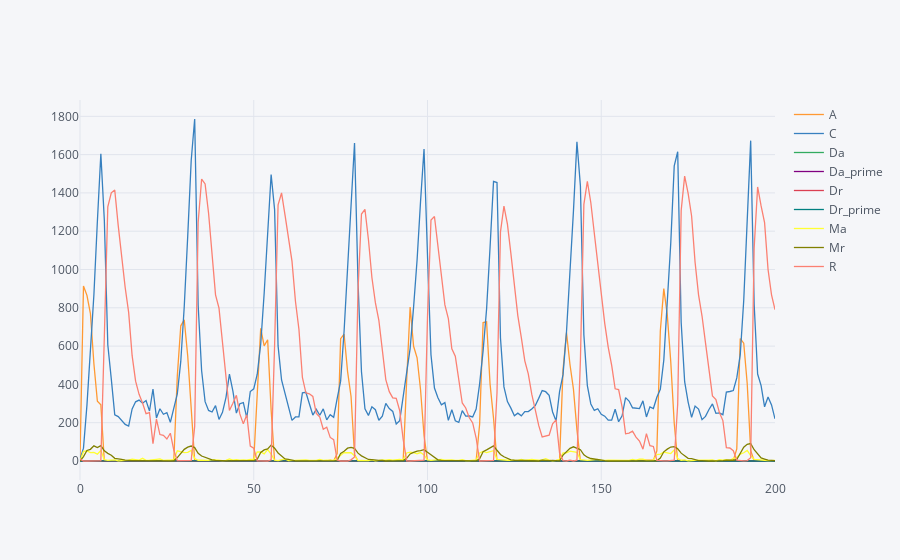

The cell this chart's notebook holds for it:
### Markdown cell above
### Plotly can be used to create interactive graphs.
 Plotly graphs can only be viewed in a Jupyter Notebook

### Code cell
from plotly.offline import init_notebook_mode, iplot
import pandas as pd
import cufflinks as cf

init_notebook_mode(connected=True)
cf.go_offline()

output_data_frame = pd.DataFrame({'A':results[0]['A'],'C': results[0]['C'],'Da': results[0]['Da'],
                                  'Da_prime': results[0]['Da_prime'],'Dr':results[0]['Dr'],
                                  'Dr_prime':results[0]['Dr_prime'],'Ma':results[0]['Ma'],
                                  'Mr':results[0]['Mr'],'R':results[0]['R']})
output_data_frame.iplot()

### Figure 1 — Plotly figure (JSON) as saved in the notebook; plotly's stock layout.template omitted (floating-point values rounded to 4 significant figures; data arrays with more than 128 entries replaced by an {"elided": "..."} marker saying what was removed)
{"data": [{"line": {"color": "rgba(255, 153, 51, 1.0)", "dash": "solid", "shape": "linear", "width": 1.3}, "mode": "lines", "name": "A", "text": "", "type": "scatter", "uid": "799de2d6-1b60-485e-b2c6-e169e4678d48", "x": {"elided": "201 int values"}, "y": {"elided": "201 int values"}}, {"line": {"color": "rgba(55, 128, 191, 1.0)", "dash": "solid", "shape": "linear", "width": 1.3}, "mode": "lines", "name": "C", "text": "", "type": "scatter", "uid": "cda6b40f-cc43-49d7-b112-fbdc4b5e3e36", "x": {"elided": "201 int values"}, "y": {"elided": "201 int values"}}, {"line": {"color": "rgba(50, 171, 96, 1.0)", "dash": "solid", "shape": "linear", "width": 1.3}, "mode": "lines", "name": "Da", "text": "", "type": "scatter", "uid": "1bd6330e-ed9a-48e7-962d-c48ef467b92b", "x": {"elided": "201 int values"}, "y": {"elided": "201 int values"}}, {"line": {"color": "rgba(128, 0, 128, 1.0)", "dash": "solid", "shape": "linear", "width": 1.3}, "mode": "lines", "name": "Da_prime", "text": "", "type": "scatter", "uid": "be9cd4cf-d0ba-4fc5-96a6-9d65c949e562", "x": {"elided": "201 int values"}, "y": {"elided": "201 int values"}}, {"line": {"color": "rgba(219, 64, 82, 1.0)", "dash": "solid", "shape": "linear", "width": 1.3}, "mode": "lines", "name": "Dr", "text": "", "type": "scatter", "uid": "ca976111-8bf3-4cde-a4f6-1305f9d05ac1", "x": {"elided": "201 int values"}, "y": {"elided": "201 int values"}}, {"line": {"color": "rgba(0, 128, 128, 1.0)", "dash": "solid", "shape": "linear", "width": 1.3}, "mode": "lines", "name": "Dr_prime", "text": "", "type": "scatter", "uid": "511f323c-bb54-4913-ac25-9e2f7efd105d", "x": {"elided": "201 int values"}, "y": {"elided": "201 int values"}}, {"line": {"color": "rgba(255, 255, 51, 1.0)", "dash": "solid", "shape": "linear", "width": 1.3}, "mode": "lines", "name": "Ma", "text": "", "type": "scatter", "uid": "e06d8e00-18ee-4c03-9221-5f502ad68ef9", "x": {"elided": "201 int values"}, "y": {"elided": "201 int values"}}, {"line": {"color": "rgba(128, 128, 0, 1.0)", "dash": "solid", "shape": "linear", "width": 1.3}, "mode": "lines", "name": "Mr", "text": "", "type": "scatter", "uid": "2baed40b-2f89-4f29-82c2-661ab791eb2a", "x": {"elided": "201 int values"}, "y": {"elided": "201 int values"}}, {"line": {"color": "rgba(251, 128, 114, 1.0)", "dash": "solid", "shape": "linear", "width": 1.3}, "mode": "lines", "name": "R", "text": "", "type": "scatter", "uid": "caf836e2-9503-4276-a146-de5a32ef3eff", "x": {"elided": "201 int values"}, "y": {"elided": "201 float values"}}], "layout": {"legend": {"bgcolor": "#F5F6F9", "font": {"color": "#4D5663"}}, "paper_bgcolor": "#F5F6F9", "plot_bgcolor": "#F5F6F9", "title": {"font": {"color": "#4D5663"}}, "xaxis": {"gridcolor": "#E1E5ED", "showgrid": true, "tickfont": {"color": "#4D5663"}, "title": {"font": {"color": "#4D5663"}, "text": ""}, "zerolinecolor": "#E1E5ED"}, "yaxis": {"gridcolor": "#E1E5ED", "showgrid": true, "tickfont": {"color": "#4D5663"}, "title": {"font": {"color": "#4D5663"}, "text": ""}, "zerolinecolor": "#E1E5ED"}}}
